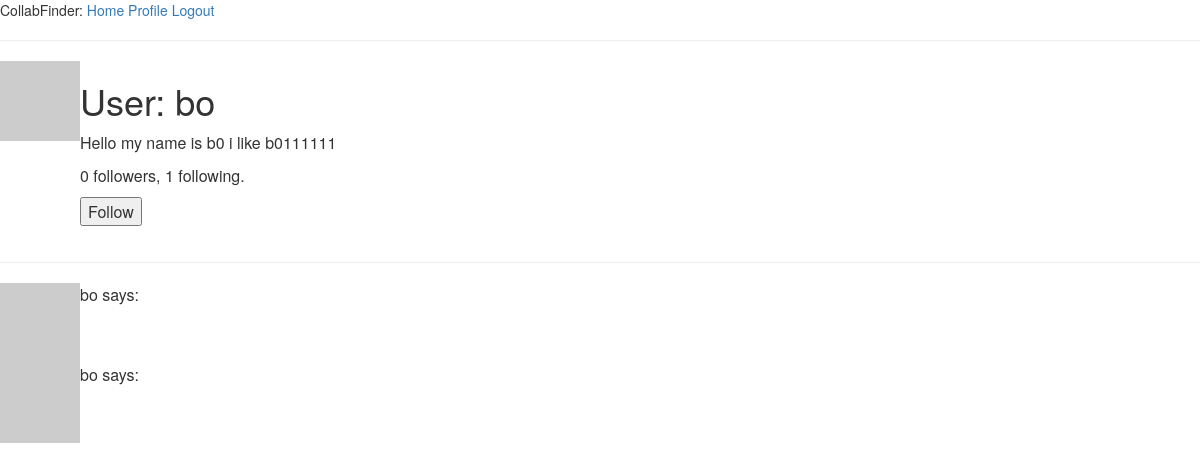
Page /user/bo (signed in) on the committed database.
### app/models.py (models this page shows, shortened)
class User(UserMixin, db.Model):
    id = db.Column(db.Integer, primary_key=True)
    username = db.Column(db.String(64), index=True, unique=True)
    email = db.Column(db.String(120), index=True, unique=True)
    password_hash = db.Column(db.String(128))
    projects = db.relationship('Project', backref='creator', lazy='dynamic')
    about_me = db.Column(db.String(140))
    followed = db.relationship( # Looking at relationship from follower (one) --> following (many), this yield the right side (those followed)
        'User', secondary=followers, #Self-ref, association table
        primaryjoin=(followers.c.follower_id == id), #condition to join left side (follower) w/ assoc. table
        secondaryjoin=(followers.c.followed_id == id),
        backref=db.backref('followers', lazy='dynamic'), lazy='dynamic') #defines how this relationship will be accessed from the right side entity
    def is_following(self, user):
        return self.followed.filter(
            followers.c.followed_id == user.id).count() > 0 # checking if 1 or 0
    def avatar(self, size):
        digest = md5(self.email.lower().encode('utf-8')).hexdigest()
        return 'https://www.gravatar.com/avatar/{}?d=identicon&s={}'.format(digest, size)

### app/routes.py (the view)
@app.route('/user/<username>') #dynamic component
def user(username):
    user = User.query.filter_by(username=username).first_or_404()
    projects = [
        {'creator': user, 'desc': 'Test post #1'},
        {'creator': user, 'desc': 'Test post #2'}
    ]
    form = EmptyForm() #follow/unfollow button
    return render_template('user.html', user=user, projects=projects, form=form)

### app/forms.py
class EmptyForm(FlaskForm):
    submit = SubmitField('Submit')

### app/models.py (called while the page is built)
@login.user_loader
def load_user(id):
    return User.query.get(int(id))

### app/templates/user.html (shortened to what this page needs)
{% extends "base.html" %}
{% block content %}
    <table>
        <tr valign="top">
            <td><img src="{{ user.avatar(128) }}"></td>
            <td>
                <h1>User: {{ user.username }}</h1>
                {% if user.about_me %}<p>{{ user.about_me }}</p>{% endif %}
                <p>{{ user.followers.count() }} followers, {{ user.followed.count() }} following.</p>
                {% if user == current_user %}
                    <p><a href="{{ url_for('edit_profile') }}">Edit your profile</a></p>
                {% elif not current_user.is_following(user) %}
                <p>
                    <form action="{{ url_for('follow', username=user.username) }}" method="post">
                        {{ form.submit(value='Follow') }}
                    </form>
                </p>
                {% endif %}
            </td>
        </tr>
    </table>
    <hr>
    {% for project in projects %}
    {% include '_project.html' %}
    {% endfor %}
{% endblock %}

### app/templates/_project.html
<table>
    <tr valign="top">
        <td><img src="{{ project.creator.avatar(36) }}"></td>
        <td>{{ project.creator.username }} says:<br>{{ project.descr }}</td>
    </tr>
</table>

### rows in the picture
User: username "bo", about_me "Hello my name is b0 i like b0111111", creator.username "bo" "bo"

### other values in the picture
{{ user.followers.count() }} "0"
{{ user.followed.count() }} "1"
